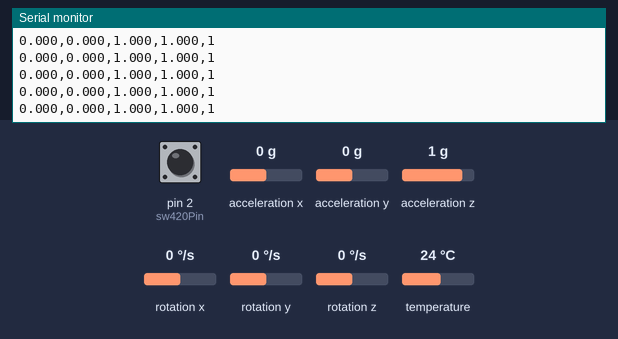
A sketch run on a simulated Arduino Uno, built with avr-gcc and run on an emulated ATmega328P. Shown: the last lines printed to the serial monitor. Inputs (shaded band) come from the test bench; at power-on: acceleration x 0 g, pin 2 (sw420Pin) HIGH, acceleration y 0 g, acceleration z 1 g, rotation x 0 °/s, rotation y 0 °/s, rotation z 0 °/s, temperature 24 °C.

Above: at 1.3 s.
1.4 s: acceleration x set to -1.4 g
At 1.57 s:
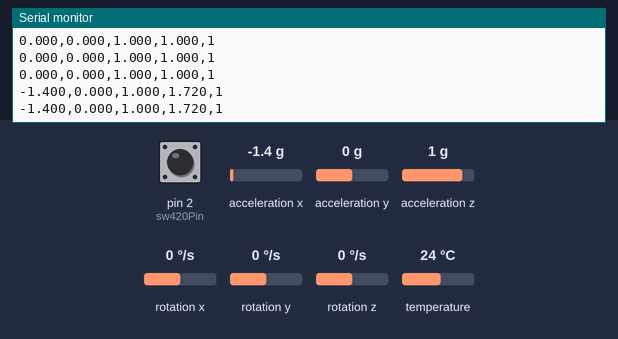
2.9 s: pin 2 (sw420Pin) pulled LOW for 0.15 s
At 2.93 s:
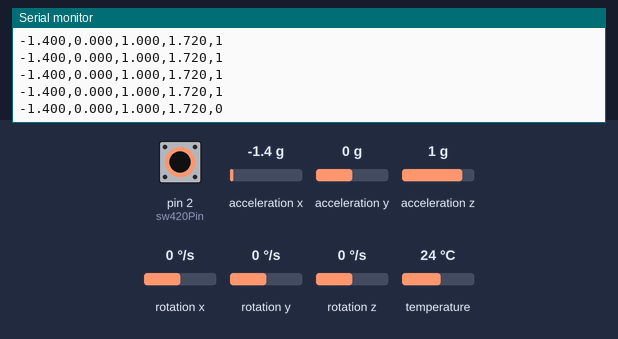
4.5 s: acceleration y set to -1.4 g
At 4.5 s:
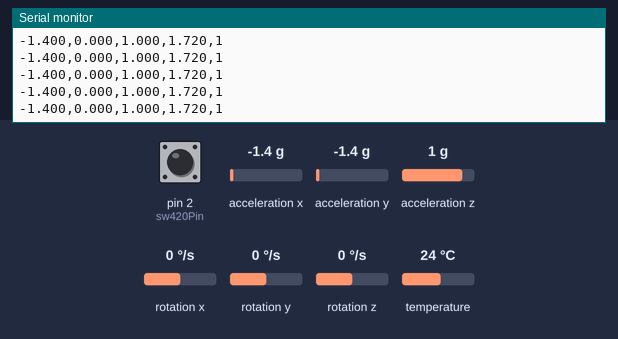
6.0 s: pin 2 (sw420Pin) pulled LOW for 1 s
At 6.07 s:
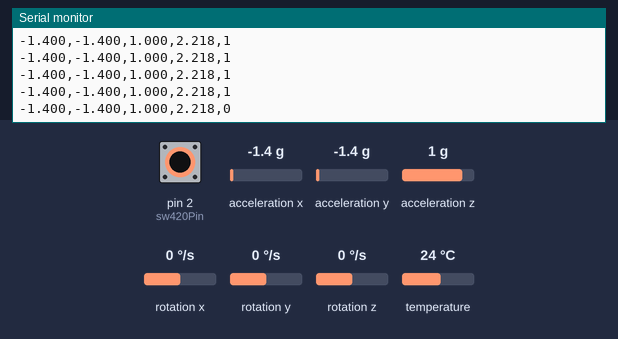
8.5 s: acceleration z set to -1.4 g
At 8.58 s:
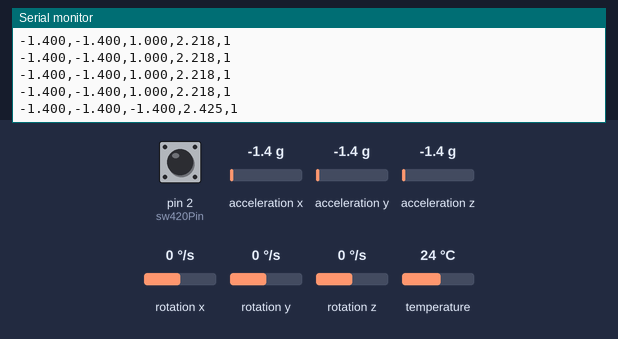
Timing chart, 0 to 11.0 s (numbered marks = the images above; inputs shaded):
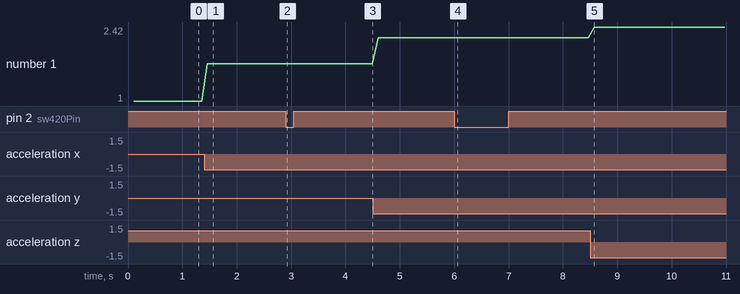

The sketch:

final_prelims_test.ino
```cpp
#include <Wire.h>
#include <Adafruit_MPU6050.h>
#include <Adafruit_Sensor.h>
#include <math.h>

Adafruit_MPU6050 mpu;

const int sw420Pin = 2;

void setup() {
  Serial.begin(115200);
  pinMode(sw420Pin, INPUT);

  if (!mpu.begin()) {
    Serial.println("MPU6050 not found");
    while (1);
  }

  mpu.setAccelerometerRange(MPU6050_RANGE_8_G);
  mpu.setGyroRange(MPU6050_RANGE_500_DEG);
  mpu.setFilterBandwidth(MPU6050_BAND_5_HZ);
  delay(100);
}

void loop() {
  sensors_event_t a, g, temp;
  mpu.getEvent(&a, &g, &temp);

  int vibration = digitalRead(sw420Pin);

  float ax = a.acceleration.x / 9.80665;
  float ay = a.acceleration.y / 9.80665;
  float az = a.acceleration.z / 9.80665;
  float totalG = sqrt(ax * ax + ay * ay + az * az);

  Serial.print(ax, 3); Serial.print(",");
  Serial.print(ay, 3); Serial.print(",");
  Serial.print(az, 3); Serial.print(",");
  Serial.print(totalG, 3); Serial.print(",");
  Serial.println(vibration);

  delay(100);
}
```

Measured:
- after the input at 1.4 s, the serial monitor: prints a new line after 0.06 s (image 1)
- after the input at 2.9 s, the serial monitor: prints a new line at once (image 2)
- after the input at 6.0 s, the serial monitor: prints a new line after 0.06 s (image 4)
- after the input at 8.5 s, the serial monitor: prints a new line after 0.07 s (image 5)
- plotted number 1: 1 → 1.72 after the input at 1.4 s, 1.72 → 2.22 after the input at 4.5 s, 2.22 → 2.42 after the input at 8.5 s
